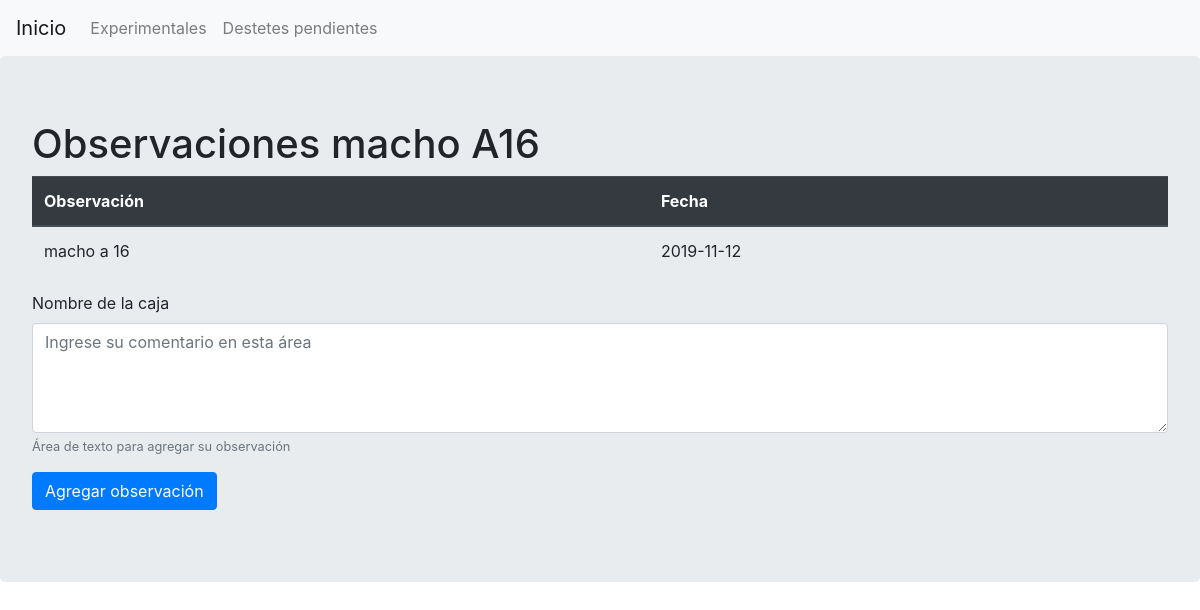
Page /observacion-macho/1 on the committed database.
### app.py (models this page shows, shortened)
class Macho(db.Model):
    __tablename__ = 'macho'
    __table_args__ = {'extend_existing': True}
    db.Model.metadata.reflect(db.engine)
    id = db.Column(db.Integer, primary_key=True)
    caja = db.Column(db.String(20), nullable=False)
    cepa = db.Column(db.String(20), nullable=False)
    fecha_nacimiento = db.Column(db.DateTime, default=datetime.today() + relativedelta(days=-28), nullable=False)
    fecha_destete = db.Column(db.DateTime, default=datetime.utcnow, nullable=False)
    cantidad = db.Column(db.Integer, default=0, nullable=False)
    padres = db.Column(db.String(20), nullable=False)
    cruza_id = db.Column(db.Integer, db.ForeignKey('cruza.id'), nullable=False)
    observacion = db.relationship('Observacion', backref='macho', lazy=True)

class Observacion(db.Model):
    __tablename__ = 'observacion'
    __table_args__ = {'extend_existing': True}
    db.Model.metadata.reflect(db.engine)
    id = db.Column(db.Integer, primary_key=True)
    observacion = db.Column(db.Text, nullable=False)
    fecha = db.Column(db.DateTime, default=datetime.utcnow, nullable=False)
    macho_id = db.Column(db.Integer, db.ForeignKey('macho.id'))
    hembra_id = db.Column(db.Integer, db.ForeignKey('hembra.id'))

### app.py (the view)
@app.route("/observacion-macho/<int:id>", methods=['POST', 'GET'])
def observacion_macho(id):
    macho = Macho.query.get_or_404(id)
    if request.method == 'POST':
        observacion =  request.form['observacion']
        new_observacion = Observacion(observacion=observacion, macho=macho)
        try:
            db.session.add(new_observacion)
            db.session.commit()
            return redirect('/macho-hembra/')
        except:
            return redirect("/user-error/")
    else:
        return render_template("observacion-macho.html", macho=macho)

### templates/observacion-macho.html (shortened to what this page needs)
{% extends 'base.html' %}
{% block body%}
<div class="jumbotron">
	<div class="content">
		<h1>Observaciones macho {{macho.caja}}</h1>
		<table class="table">
			<thead class="thead-dark">
				<tr>
					<th>Observación</th>
					<th>Fecha</th>
				</tr>
			</thead>
			{%for observacion in macho.observacion %}
			<tr>
				<td>{{ observacion.observacion}}</td>
				<td>{{ observacion.fecha.date()}}</td>
			</tr>
			{% endfor %}
		</table>
		<form action="/observacion-macho/{{macho.id}}" method="POST">
			<div class="form-group">
				<label for="observacion">Nombre de la caja</label>
				<textarea type="textarea" rows="4" class="form-control" name="observacion" id="observacion" aria-describedby="observacionHelp" placeholder="Ingrese su comentario en esta área" required></textarea>
				<small id="observacionHelp" class="form-text text-muted">Área de texto para agregar su observación</small>
			</div>
			<input class="btn btn-primary mb-2" type="submit" value="Agregar observación">
		</form>
	</div>
</div>
{% endblock %}

### rows in the picture
Macho: caja "A16"
Observacion: observacion "macho a 16", fecha "2019-11-12"
